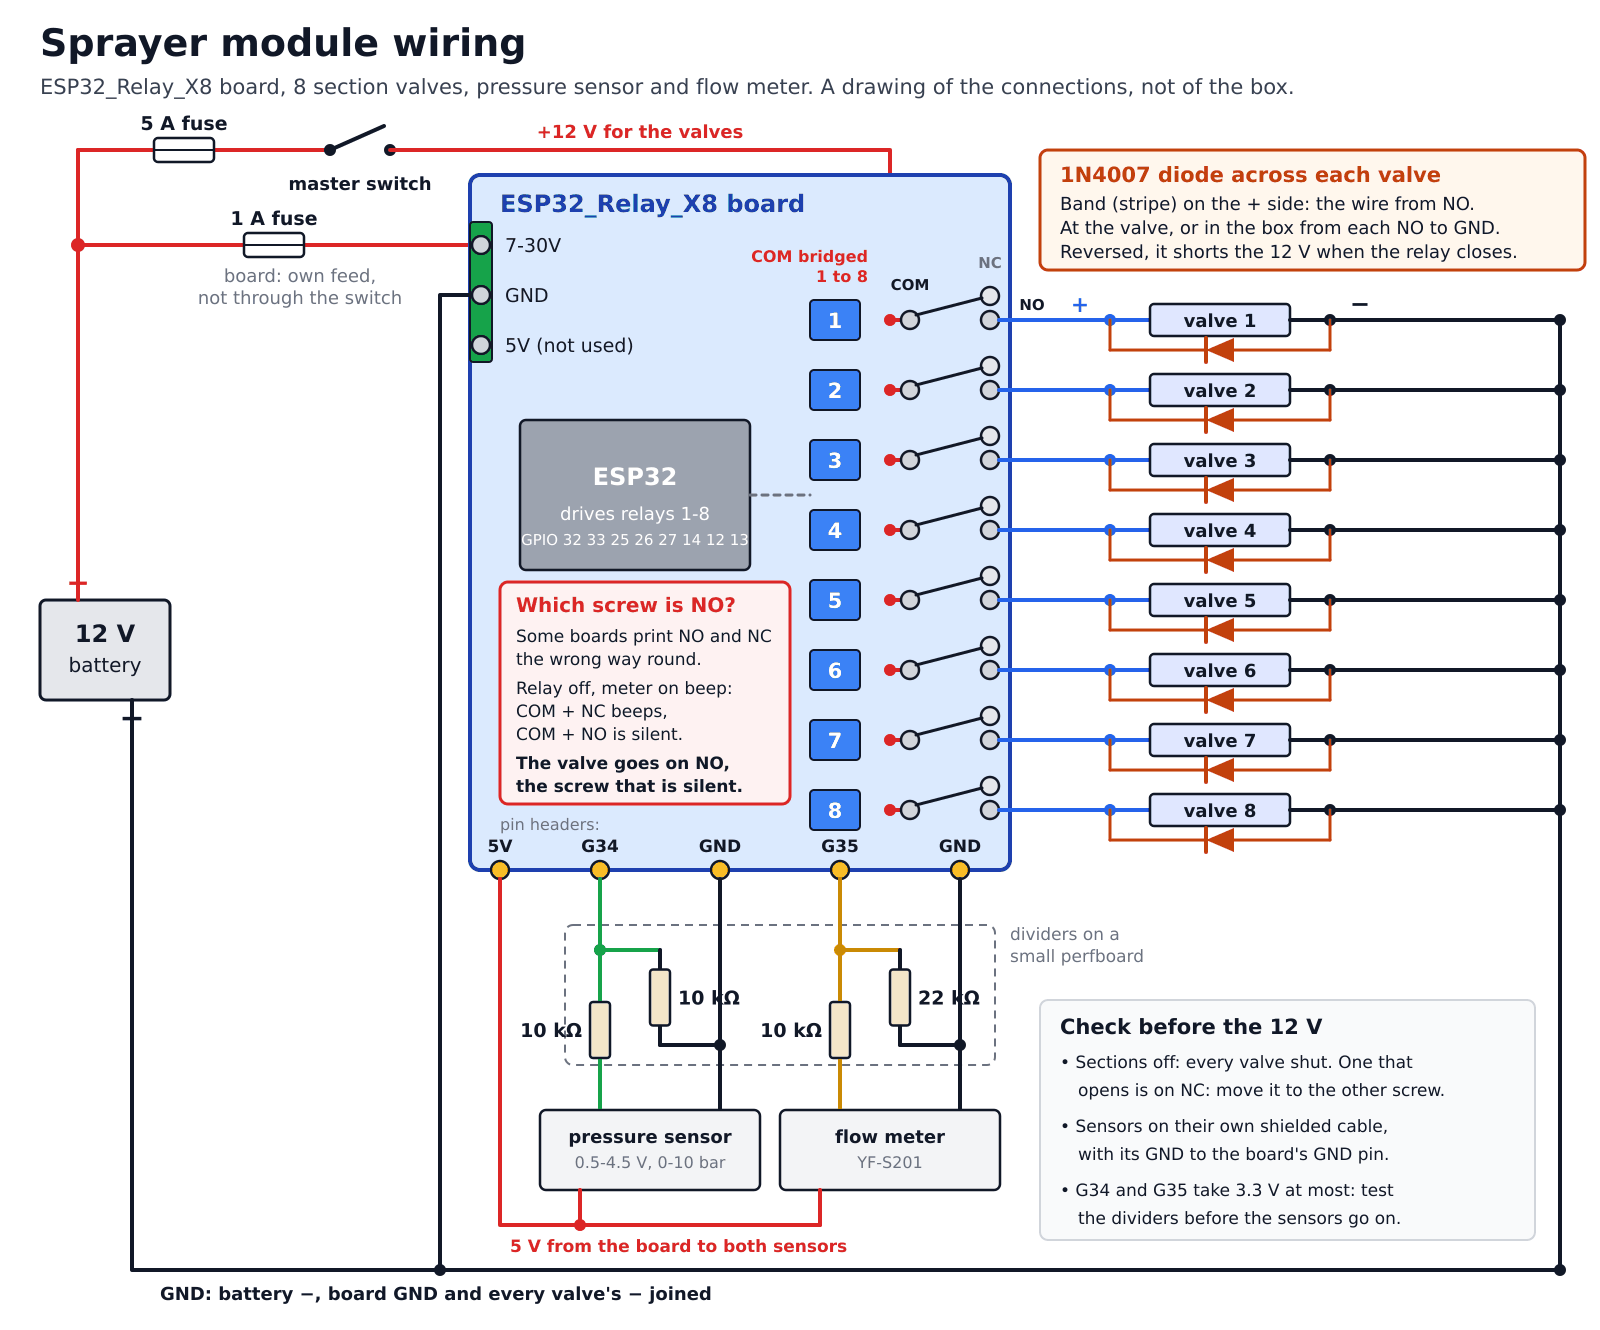

Here is the Python script that generated this plot:
#!/usr/bin/env python3
# wiring.py - draws wiring.png, the wiring of the sprayer module, for the Sprayer_ESP32 README.
# Part of the Boards repository (github.com/renatorgr/Boards). History: README changelog and git log.
# Usage: python3 wiring.py   (needs rsvg-convert, apt package librsvg2-bin, and Pillow; writes wiring.png)
# Licence: GNU General Public License v3 or later (Firmware/v4.5_AiO_WEB/COPYING).
# SPDX-License-Identifier: GPL-3.0-or-later

import os
import subprocess
import tempfile

from PIL import Image

W, H = 1600, 1330
RED, BLK, BLU, GRN, YEL = "#dc2626", "#111827", "#2563eb", "#16a34a", "#ca8a04"
ORG, GREY, BOARD = "#c2410c", "#6b7280", "#1e40af"
out = []


def line(pts, c=BLK, w=4, dash=None):
    d = " ".join(f"{x},{y}" for x, y in pts)
    extra = f' stroke-dasharray="{dash}"' if dash else ""
    out.append(f'<polyline points="{d}" fill="none" stroke="{c}" stroke-width="{w}" '
               f'stroke-linejoin="round" stroke-linecap="round"{extra}/>')


def text(x, y, s, size=20, c=BLK, bold=False, anchor="start"):
    s = s.replace("&", "&amp;").replace("<", "&lt;").replace(">", "&gt;")
    out.append(f'<text x="{x}" y="{y}" font-family="DejaVu Sans, Arial, sans-serif" font-size="{size}" '
               f'fill="{c}" text-anchor="{anchor}"{" font-weight=\"bold\"" if bold else ""}>{s}</text>')


def rect(x, y, w, h, fill="white", stroke=BLK, sw=3, r=6, dash=None):
    extra = f' stroke-dasharray="{dash}"' if dash else ""
    out.append(f'<rect x="{x}" y="{y}" width="{w}" height="{h}" rx="{r}" fill="{fill}" stroke="{stroke}" '
               f'stroke-width="{sw}"{extra}/>')


def dot(x, y, c=BLK, r=7):
    out.append(f'<circle cx="{x}" cy="{y}" r="{r}" fill="{c}"/>')


def pin(x, y, c="#fbbf24"):
    out.append(f'<circle cx="{x}" cy="{y}" r="9" fill="{c}" stroke="{BLK}" stroke-width="2.5"/>')


def resistor_v(x, y1, y2, label, c=BLK, side=1):
    """Vertical resistor from (x, y1) to (x, y2), the label beside it."""
    m = (y1 + y2) / 2
    line([(x, y1), (x, m - 28)], c)
    line([(x, m + 28), (x, y2)], c)
    rect(x - 10, m - 28, 20, 56, fill="#f5e6c8", stroke=BLK, sw=2.5, r=3)
    text(x + side * 18, m + 7, label, 19, BLK, True, "start" if side > 0 else "end")


def fuse(x1, x2, y, label, c=RED):
    m = (x1 + x2) / 2
    line([(x1, y), (m - 30, y)], c)
    line([(m + 30, y), (x2, y)], c)
    rect(m - 30, y - 12, 60, 24, fill="white", stroke=BLK, sw=2.5, r=4)
    line([(m - 30, y), (m + 30, y)], BLK, 2)
    text(m, y - 20, label, 19, BLK, True, "middle")


def diode_h(x1, x2, y, c=ORG):
    """Horizontal diode, cathode (band) on the left at x1."""
    m = (x1 + x2) / 2
    line([(x1, y), (m - 14, y)], c, 3)
    line([(m + 14, y), (x2, y)], c, 3)
    out.append(f'<polygon points="{m - 14},{y} {m + 14},{y - 12} {m + 14},{y + 12}" fill="{c}"/>')
    line([(m - 14, y - 12), (m - 14, y + 12)], c, 4)


# ---- page
out.append(f'<rect x="0" y="0" width="{W}" height="{H}" fill="white"/>')
text(40, 56, "Sprayer module wiring", 38, BLK, True)
text(40, 94, "ESP32_Relay_X8 board, 8 section valves, pressure sensor and flow meter. A drawing of the "
     "connections, not of the box.", 21, "#374151")

# ---- battery and the two feeds
rect(40, 600, 130, 100, fill="#e5e7eb")
text(105, 642, "12 V", 24, BLK, True, "middle")
text(105, 672, "battery", 20, BLK, False, "middle")
text(78, 592, "+", 28, RED, True, "middle")
text(132, 728, "−", 30, BLK, True, "middle")
line([(78, 600), (78, 150)], RED)
dot(78, 245, RED)
# feed A: 1 A fuse -> board 7-30V, always on
fuse(78, 470, 245, "1 A fuse")
text(300, 282, "board: own feed,", 18, GREY, False, "middle")
text(300, 304, "not through the switch", 18, GREY, False, "middle")
# feed B: 5 A fuse -> master switch -> COM bus
fuse(78, 290, 150, "5 A fuse")
line([(290, 150), (330, 150)], RED)
dot(330, 150, BLK, 6)
line([(330, 150), (384, 126)], BLK, 4)
dot(390, 150, BLK, 6)
text(360, 190, "master switch", 18, BLK, True, "middle")
line([(390, 150), (890, 150), (890, 320 + 70 * 7)], RED)
text(640, 138, "+12 V for the valves", 18, RED, True, "middle")

# ---- the board
BX1, BY1, BX2, BY2 = 470, 175, 1010, 870
rect(BX1, BY1, BX2 - BX1, BY2 - BY1, fill="#dbeafe", stroke=BOARD, sw=4, r=10)
text(500, 212, "ESP32_Relay_X8 board", 24, BOARD, True)
# P1 power terminal
rect(470, 222, 22, 140, fill="#16a34a", stroke=BLK, sw=2, r=3)
for y, s in ((245, "7-30V"), (295, "GND"), (345, "5V (not used)")):
    pin(481, y, "#d1d5db")
    text(505, y + 7, s, 19, BLK)
# ESP32
rect(520, 420, 230, 150, fill="#9ca3af", stroke=BLK, sw=2.5)
text(635, 485, "ESP32", 24, "white", True, "middle")
text(635, 520, "drives relays 1-8", 18, "white", False, "middle")
text(635, 545, "GPIO 32 33 25 26 27 14 12 13", 15, "white", False, "middle")
line([(750, 495), (810, 495)], GREY, 3, "6 6")
# which screw is NO: the print can be wrong
rect(500, 582, 290, 222, fill="#fef2f2", stroke=RED, sw=3, r=8)
text(516, 612, "Which screw is NO?", 20, RED, True)
for k, s in enumerate(("Some boards print NO and NC",
                       "the wrong way round.",
                       "Relay off, meter on beep:",
                       "COM + NC beeps,",
                       "COM + NO is silent.",
                       "The valve goes on NO,",
                       "the screw that is silent.")):
    text(516, 642 + 23 * k + (6 if k >= 2 else 0) + (6 if k >= 5 else 0), s, 17, BLK, k >= 5)

# relays: COM bus at x=890, COM at 910, NC at (990, y-22), NO at (990, y)
ROWS = [320 + 70 * i for i in range(8)]
for i, y in enumerate(ROWS):
    rect(810, y - 20, 50, 40, fill="#3b82f6", stroke=BLK, sw=2, r=4)
    text(835, y + 8, str(i + 1), 21, "white", True, "middle")
    dot(890, y, RED, 6)
    line([(890, y), (910, y)], RED)
    pin(910, y, "#d1d5db")
    pin(990, y - 24, "#e5e7eb")
    pin(990, y, "#d1d5db")
    line([(916, y - 5), (982, y - 22)], BLK, 3)      # relay off: COM rests on NC
text(910, 290, "COM", 15, BLK, True, "middle")
text(990, 268, "NC", 15, GREY, True, "middle")
text(1032, 310, "NO", 15, BLK, True, "middle")
text(868, 262, "COM bridged", 16, RED, True, "end")
text(868, 282, "1 to 8", 16, RED, True, "end")

# ---- valves with their diodes
for i, y in enumerate(ROWS):
    line([(999, y), (1110, y)], BLU)
    dot(1110, y, BLU, 6)
    line([(1110, y), (1150, y)], BLU)
    rect(1150, y - 16, 140, 32, fill="#e0e7ff", stroke=BLK, sw=2.5, r=4)
    text(1220, y + 7, f"valve {i + 1}", 18, BLK, True, "middle")
    line([(1290, y), (1560, y)], BLK)
    dot(1330, y, BLK, 6)
    line([(1110, y), (1110, y + 30)], ORG, 3)
    diode_h(1110, 1330, y + 30)
    line([(1330, y + 30), (1330, y)], ORG, 3)
    dot(1560, y, BLK, 6)
line([(1560, ROWS[0]), (1560, 1270)], BLK)
text(1080, 312, "+", 22, BLU, True, "middle")
text(1360, 312, "−", 24, BLK, True, "middle")

# diode note
rect(1040, 150, 545, 120, fill="#fff7ed", stroke=ORG, sw=3, r=8)
text(1060, 182, "1N4007 diode across each valve", 21, ORG, True)
text(1060, 210, "Band (stripe) on the + side: the wire from NO.", 18, BLK)
text(1060, 234, "At the valve, or in the box from each NO to GND.", 18, BLK)
text(1060, 258, "Reversed, it shorts the 12 V when the relay closes.", 18, BLK)

# ---- sensors and dividers
# header pins on the board's bottom edge
for x, s in ((500, "5V"), (600, "G34"), (720, "GND"), (840, "G35"), (960, "GND")):
    pin(x, BY2, "#fbbf24")
    text(x, BY2 - 18, s, 17, BLK, True, "middle")
text(500, 830, "pin headers:", 16, GREY, False, "start")
# pressure: G34 node at (600, 950), 10k series to the sensor, 10k to GND
rect(565, 925, 430, 140, fill="none", stroke=GREY, sw=2, r=8, dash="8 6")
line([(600, BY2 + 9), (600, 950)], GRN)
dot(600, 950, GRN, 6)
resistor_v(600, 950, 1110, "10 kΩ", GRN, -1)
line([(600, 950), (660, 950)], GRN)
resistor_v(660, 950, 1045, "10 kΩ", BLK, 1)
line([(660, 1045), (720, 1045)], BLK)
dot(720, 1045, BLK, 6)
line([(720, BY2 + 9), (720, 1110)], BLK)
# flow: G35 node at (840, 950), 10k series, 22k to GND
line([(840, BY2 + 9), (840, 950)], YEL)
dot(840, 950, YEL, 6)
resistor_v(840, 950, 1110, "10 kΩ", YEL, -1)
line([(840, 950), (900, 950)], YEL)
resistor_v(900, 950, 1045, "22 kΩ", BLK, 1)
line([(900, 1045), (960, 1045)], BLK)
dot(960, 1045, BLK, 6)
line([(960, BY2 + 9), (960, 1110)], BLK)
# sensors
rect(540, 1110, 220, 80, fill="#f3f4f6", stroke=BLK, sw=2.5)
text(650, 1143, "pressure sensor", 18, BLK, True, "middle")
text(650, 1168, "0.5-4.5 V, 0-10 bar", 16, GREY, False, "middle")
rect(780, 1110, 220, 80, fill="#f3f4f6", stroke=BLK, sw=2.5)
text(890, 1143, "flow meter", 18, BLK, True, "middle")
text(890, 1168, "YF-S201", 16, GREY, False, "middle")
# 5 V to both sensors, round the bottom
line([(500, BY2 + 9), (500, 1225), (820, 1225)], RED)
line([(580, 1225), (580, 1190)], RED)
dot(580, 1225, RED, 6)
line([(820, 1225), (820, 1190)], RED)
text(510, 1252, "5 V from the board to both sensors", 17, RED, True)
text(1010, 940, "dividers on a", 17, GREY, False)
text(1010, 962, "small perfboard", 17, GREY, False)

# ---- common GND
line([(470, 295), (440, 295), (440, 1270)], BLK)
line([(132, 700), (132, 1270), (1560, 1270)], BLK)
dot(440, 1270, BLK, 6)
dot(1560, 1270, BLK, 6)
text(160, 1300, "GND: battery −, board GND and every valve's − joined", 18, BLK, True)

# ---- checks
rect(1040, 1000, 495, 240, fill="#f9fafb", stroke="#d1d5db", sw=2, r=8)
text(1060, 1034, "Check before the 12 V", 21, BLK, True)
for k, s in enumerate(("Sections off: every valve shut. One that",
                       "opens is on NC: move it to the other screw.",
                       "Sensors on their own shielded cable,",
                       "with its GND to the board's GND pin.",
                       "G34 and G35 take 3.3 V at most: test",
                       "the dividers before the sensors go on.")):
    text(1060 if k % 2 == 0 else 1078, 1068 + 28 * k + (8 if k >= 2 else 0) + (8 if k >= 4 else 0),
         ("• " if k % 2 == 0 else "") + s, 17, BLK)

svg = (f'<svg xmlns="http://www.w3.org/2000/svg" width="{W}" height="{H}" viewBox="0 0 {W} {H}">'
       + "\n".join(out) + "</svg>\n")
here = os.path.dirname(os.path.abspath(__file__))
png = os.path.join(here, "wiring.png")
with tempfile.TemporaryDirectory() as tmp:
    src = os.path.join(tmp, "wiring.svg")
    with open(src, "w", encoding="utf-8") as f:
        f.write(svg)
    subprocess.run(["rsvg-convert", "-o", png, src], check=True)
Image.open(png).convert("RGB").quantize(colors=128).save(png, optimize=True)   # flat colours: a small file
print("wrote", png)
